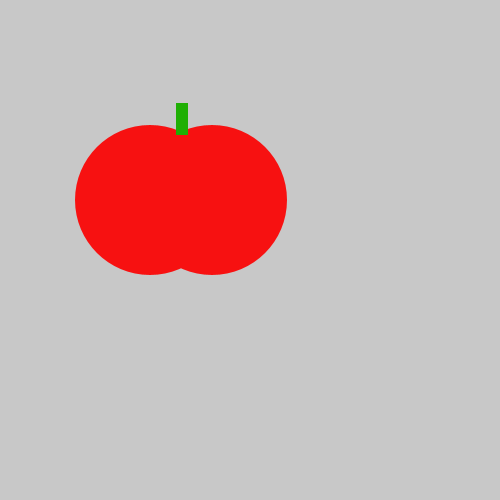
Frame 1 (no input)
Frame 60 (the mouse pressed at the canvas centre just before this capture): identical to frame 1, image omitted
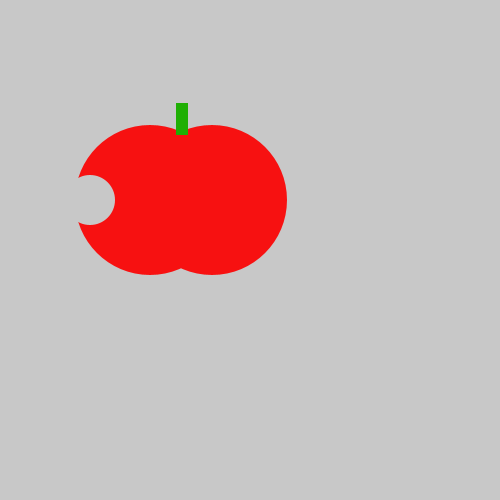
Frame 120 (the mouse held since frame 60 and released just before this capture)

The Processing sketch that drew these frames (run headless with seeded random() and noise(); from frame 60 on, the mouse is pressed at the canvas centre):

// Processing sketch: tasty_tomato
// ── tasty_tomato.pde
void setup() {
    size(500, 500);
}
void draw() {
    background(200, 200, 200);
    noStroke();
    fill(#f71111);
    ellipse(150, 200, 150, 150);
    ellipse(212, 200, 150, 150);
    fill(#1FAF04);
    rect(176, 103, 12, 32);
    
  
    if(mousePressed){
    fill(200, 200, 200);
    ellipse(90, 200, 50,50);
     }
}
